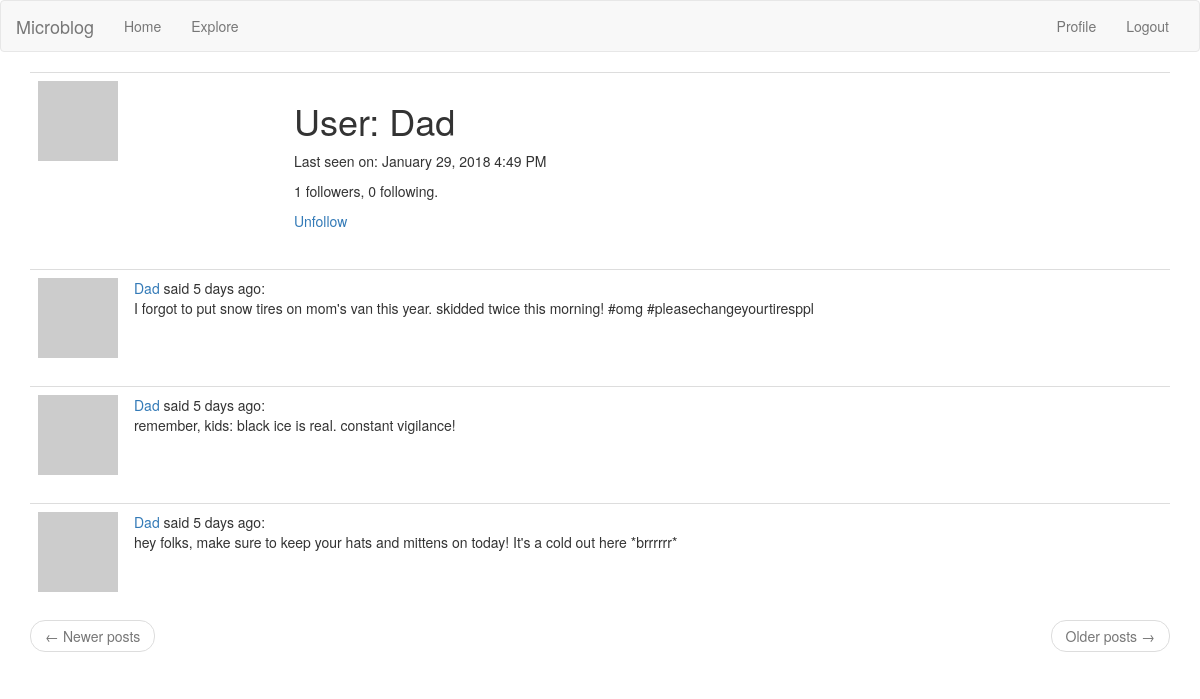
/user/Dad (signed in), run on the app's committed database.
### app/models.py (models this page shows, shortened)
class User(UserMixin, db.Model):
    id = db.Column(db.Integer, primary_key = True)
    username = db.Column(db.String(64), index = True, unique = True)
    email = db.Column(db.String(120), index = True, unique = True)
    password_hash = db.Column(db.String(128))
    posts = db.relationship("Post", backref = "author", lazy = "dynamic")
    about_me = db.Column(db.String(140))
    last_seen = db.Column(db.DateTime, default = datetime.utcnow)
    followed = db.relationship("User", secondary = followers,
    primaryjoin = (followers.c.follower_id == id),
    secondaryjoin = (followers.c.followed_id == id),
    backref = db.backref("followers", lazy = "dynamic"), lazy = "dynamic")
    def avatar(self, size):
        digest = md5(self.email.lower().encode("utf-8")).hexdigest()
        return "https://www.gravatar.com/avatar/{}?d=retro&s={}".format(digest, size)
    def is_following(self, user):
        return self.followed.filter(followers.c.followed_id==user.id).count()>0

class Post(db.Model):
    id = db.Column(db.Integer, primary_key = True)
    body = db.Column(db.String(140))
    timestamp = db.Column(db.DateTime, index = True, default = datetime.utcnow)
    user_id = db.Column(db.Integer, db.ForeignKey("user.id"))

### app/routes.py (the view)
@flaskApp.route("/user/<username>")
@login_required
def user(username):
    user = User.query.filter_by(username = username).first_or_404()
    page = request.args.get("page", 1, type = int)
    posts = user.posts.order_by(Post.timestamp.desc()).paginate(page,
        flaskApp.config["POSTS_PER_PAGE"], False)
    next_url = url_for("user", page = posts.next_num, username = username) if posts.has_next else None
    prev_url = url_for("user", page = posts.prev_num, username = username) if posts.has_prev else None
    return render_template("user.html", user = user, posts = posts.items,
        next_url = next_url, prev_url = prev_url)

### app/models.py (called while the page is built)
@login.user_loader
def load_user(id):
    return User.query.get(int(id))

### app/routes.py (called while the page is built)
@flaskApp.before_request
def before_request():
    if current_user.is_authenticated:
        current_user.last_seen = datetime.utcnow()
        db.session.commit()

### app/templates/user.html (shortened to what this page needs)
{% extends "base.html" %}
{% block app_content %}
    <table class = "table table-hover">
        <tr>
        <td width = "256px"><img src = "{{ user.avatar(256) }}"</td>
        <td>
            <h1>User: {{ user.username }}</h1>
            {% if user.last_seen %}<p>Last seen on: {{ moment(user.last_seen).format("LLL") }}</p>{% endif %}
            <p>{{ user.followers.count() }} followers, {{ user.followed.count() }} following.</p>
            {% if user == current_user %}
            <p><a href = "{{ url_for('edit_profile') }}">Edit your profile</a></p>
            <!-- follow or unfollow buttons, depending on whether current_user is
            already following them. -->
            {% elif not current_user.is_following(user) %}
            <p><a href = "{{ url_for('follow', username = user.username) }}">Follow</a></p>
            {% else %}
            <p><a href = "{{ url_for('unfollow', username = user.username) }}">Unfollow</a></p>
            {% endif %}
        </td>
        </tr>
    </table>
    {% for post in posts %}
        {% include "_post.html" %}
    {% endfor %}
    <nav aria-label="...">
        <ul class="pager">
            <li class="previous{% if not prev_url %} disabled{% endif %}">
                <a href="{{ prev_url or '#' }}">
                    <span aria-hidden="true">&larr;</span> Newer posts
                </a>
            </li>
            <li class="next{% if not next_url %} disabled{% endif %}">
                <a href="{{ next_url or '#' }}">
                    Older posts <span aria-hidden="true">&rarr;</span>
                </a>
            </li>
        </ul>
    </nav>
{% endblock %}

### app/templates/_post.html
<table class = "table table-hover">
    <tr>
        <td width = "70px">
            <a href = "{{ url_for('user', username = post.author.username) }}">
                <img src = "{{ post.author.avatar(70) }}">
            </a>
        </td>
        <td>
            <a href = "{{ url_for('user', username = post.author.username) }}">
            {{ post.author.username }}
            </a>
            said {{ moment(post.timestamp).fromNow() }}:
            <br>
            {{ post.body }}
        </td>
    </tr>
</table>

### data on the page
User: username "Dad", last_seen "January 29, 2018 4:49 PM"
Post: author.username "Dad", timestamp "5 days ago", body "I forgot to put snow tires on mom's van this year. skidded twice this morning! #omg #pleasechangeyourtiresppl"
Post: author.username "Dad", timestamp "5 days ago", body "remember, kids: black ice is real. constant vigilance!"
Post: author.username "Dad", timestamp "5 days ago", body "hey folks, make sure to keep your hats and mittens on today! It's a cold out here *brrrrrr*"

### other printed values
{{ user.followers.count() }} "1"
{{ user.followed.count() }} "0"
